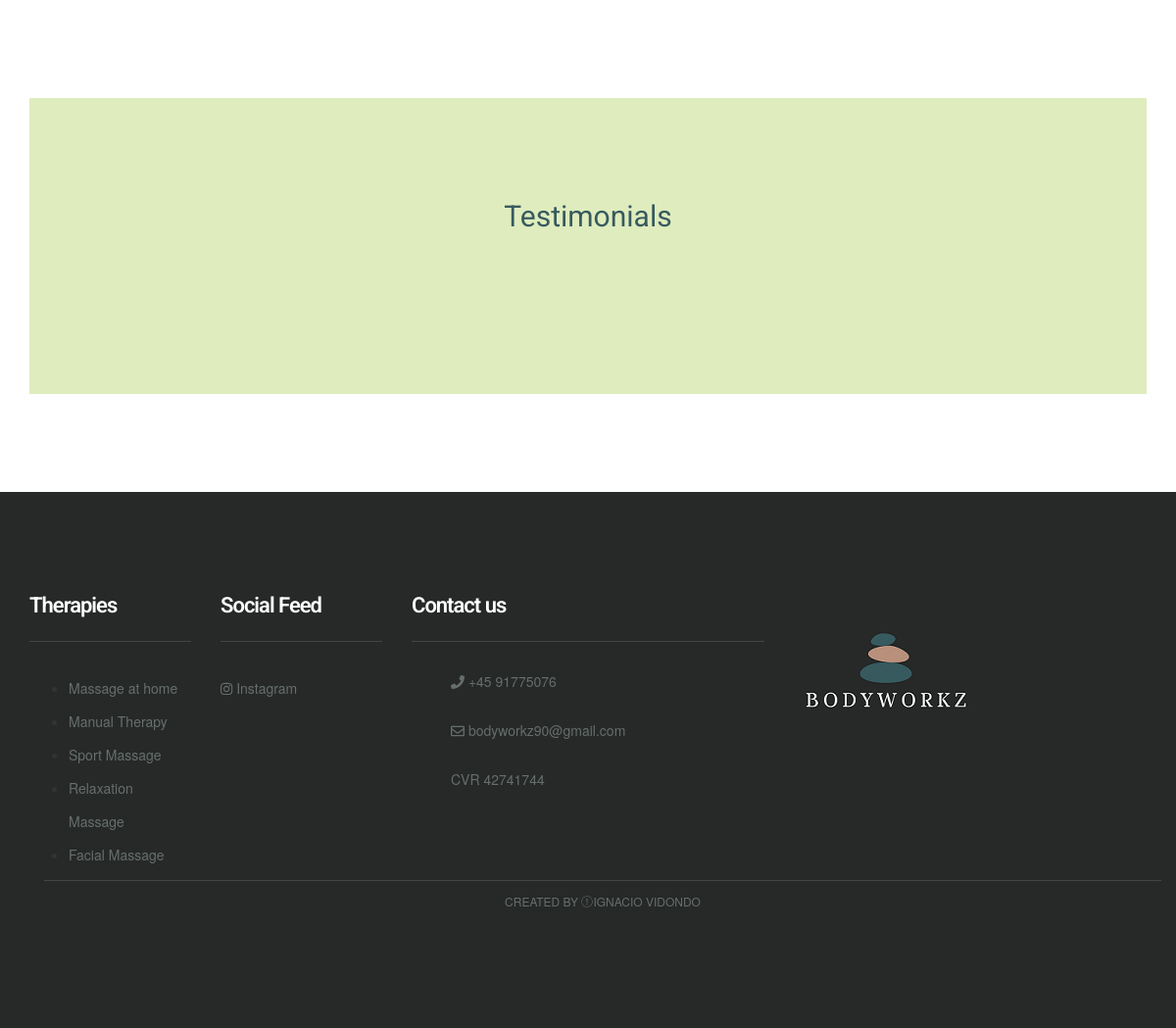
/ (lower part), run on an earlier commit of the app's database.
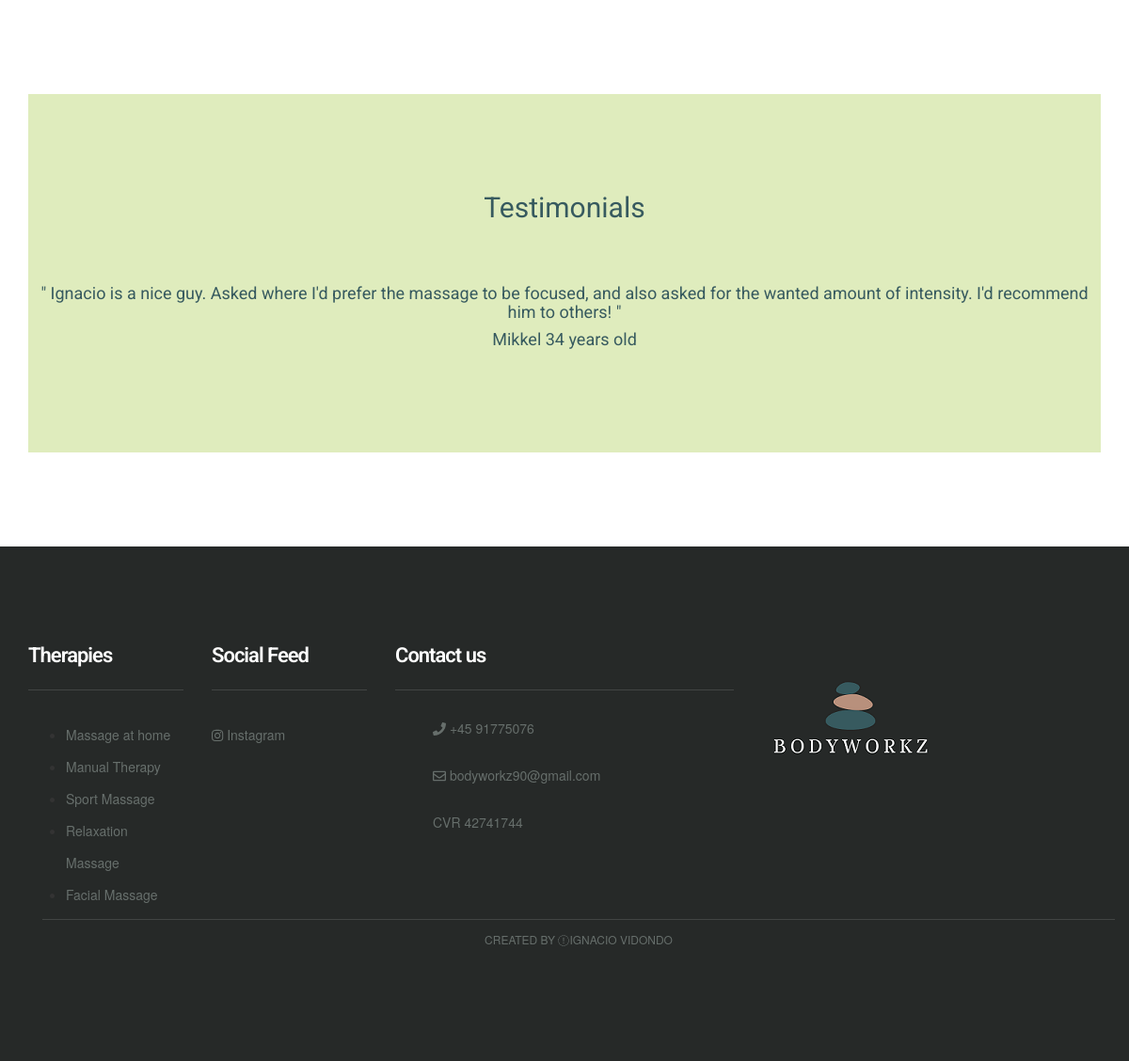
And on a later commit of the database.
### MainApp/models.py (models this page shows, shortened)
class Therapy(models.Model):
    name = models.CharField(max_length=255 , verbose_name = "Nombre")
    image = models.ImageField(verbose_name="Foto", blank=True, null=True, upload_to="Images")
    short_description = models.CharField(max_length=150, verbose_name="Descripcion corta", blank=True, null=True,default="Massage")
    description = models.TextField()
    therapist = models.ManyToManyField(Therapist, verbose_name= "Terapeuta")
    duration = models.IntegerField (verbose_name="Duracion (Tiempo) ",blank=True, null=True)
    price = models.IntegerField(verbose_name="Precio",blank=True, null=True)
    class Meta:
            verbose_name="Terapia"
            verbose_name_plural="Terapias"

class Review(models.Model):
    name = models.CharField(verbose_name="nombre", max_length=255)
    email = models.EmailField()
    description = models.TextField(default=None)
    age = models.CharField(verbose_name="edad",max_length=255)
    class Meta:
            verbose_name="Review"
            verbose_name_plural="Reviews"

### MainApp/views.py (the view)
# urls.py: path('',views.index, name='index'),
def index(request):
    therapy = Therapy.objects.all()
    therapist = Therapist.objects.all()
    reviews = Review.objects.all()
    index = Index.objects.all()
    return render (request,'index.html', {'therapy': therapy, 'therapist': therapist, 'reviews':reviews,'index':index})

### MainApp/templates/index.html (shortened to what this page needs)
{% extends "base.html" %} {% block content %} {% load static %}
<body>
    <div class="space-medium ">
        <div class="container ">
            <div class="row ">
                <div class="col-lg-offset-2 col-lg-8 col-md-offset-2 col-md-8 col-sm-12 col-xs-12 ">
                </div>
            </div>
            <div class="space-medium bg-default ">
                <div class="container ">
                    <div class="row ">
                        <div class="col-lg-offset-2 col-lg-8 col-md-offset-2 col-md-8 col-sm-12 col-xs-12 ">
                            <div class="section-title mb60 text-center ">
                                <h1>Testimonials</h1>
                            </div>
                        </div>
                    </div>
                    <div class="row ">
                        <div id="carouselExampleControls" class="carousel slide" data-ride="carousel">
                            <div class="carousel-inner">
                                {% for review in reviews %}
                                <div class="item {% if forloop.first %} active {% endif %} ">
                                    <div>
                                        <h3 align="center">
                                            " {{review.description}} "</h3>
                                        <h3 align="center">{{review.name}} {{review.age}} years old</h3>
                                    </div>
                                </div>
                                {% endfor %}
                            </div>
                        </div>
                    </div>
                </div>
            </div>
        </div>
    </div>
</body> {% endblock %}

### MainApp/templates/base.html (shortened to what this page needs)
<!DOCTYPE html> {% load static %}
<html lang="en">
<head>
    <link href="{% static 'ap1/css/bootstrap.min.css' %}" rel="stylesheet">
    <link href="{% static 'ap1/css/font-awesome.min.css' %}" rel="stylesheet">
    <link href="{% static 'ap1/css/style.css' %}" rel="stylesheet">
</head>
{%block content %} {% endblock %}
<div class="footer">
    <div class="container">
        <div class="row">
            <div class="col-lg-2 col-md-3 col-sm-2 col-xs-12">
                <div class="footer-widget">
                    <h2 class="widget-title">Therapies</h2>
                    <ul>
                        {% for terapia in therapy %}
                        <li>
                            <a href="{% url 'article' terapia.id %} " class="tag">{{terapia.name}}</a> {% endfor %}
                        </li>
                    </ul>
                </div>
            </div>
            <div class="col-lg-2 col-md-2 col-sm-2 col-xs-12">
                <div class="footer-widget footer-social">
                    <h2 class="widget-title">Social Feed</h2>
                    <ul class="listnone">
                        <li>
                            <a href="#"> <i class="fa fa-instagram"></i> Instagram</a>
                        </li>
                    </ul>
                </div>
            </div>
            <div class="col-lg-4 col-md-2 col-sm-2 col-xs-12">
                <div class="footer-widget footer-social">
                    <h2 class="widget-title">Contact us </h2>
                    <ul class="listnone contact">
                        <li><i class="fa fa-phone"></i> +45 91775076</li>
                        <li><i class="fa fa-envelope-o"></i> bodyworkz90@gmail.com</li>
                        <li> CVR 42741744</li>
                    </ul>
                </div>
            </div>
            <div class="col-lg-2 col-md-2 col-sm-6 col-xs-12">
                <div class="footer-widget footer-social">
                    <a href="{% url 'index' %}"><img src="{% static 'ap1/images/bodyworkz_footer1.png' %}" alt=""></a>
                </div>
            </div>
        </div>
        <div class="tiny-footer">
            <div class="container">
                <div class="row">
                    <div class="col-lg-12 col-md-12 col-sm-12 col-xs-12">
                        <div class="copyright-content">
                            Created by <i class="fa fa-love"></i>Ignacio Vidondo
                        </div>
                    </div>
                </div>
            </div>
        </div>
    </div>
    </body>
</html>

What changed in the data, as far as the page shows it:
added Review: description "Ignacio is a nice guy. Asked where I'd prefer the massage to be focused, and also asked for the wanted amount of intensity. I'd recommend him to others!", name "Mikkel", age "34"
